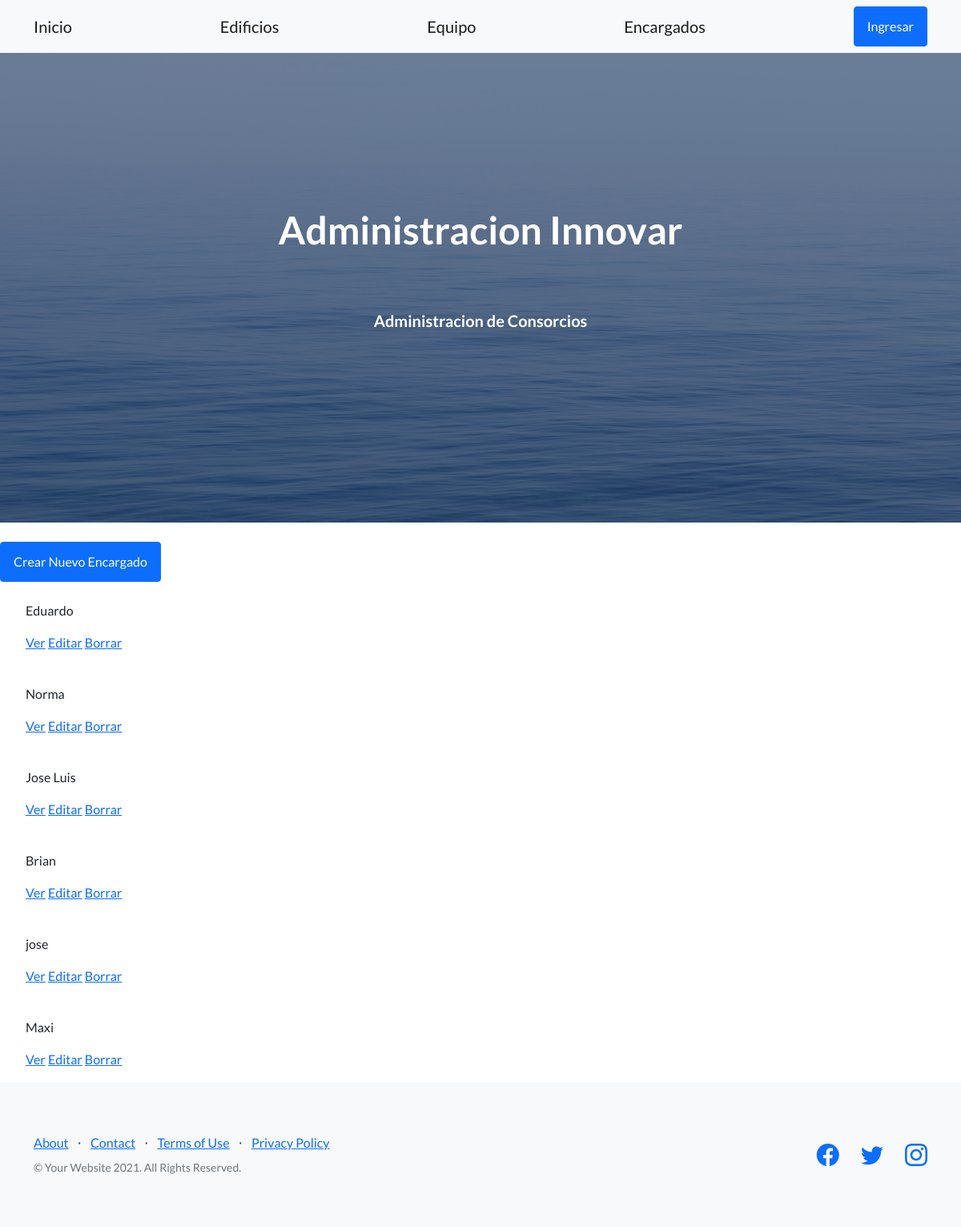
Before: /AppCoder/encargado/list/ with the older database file.
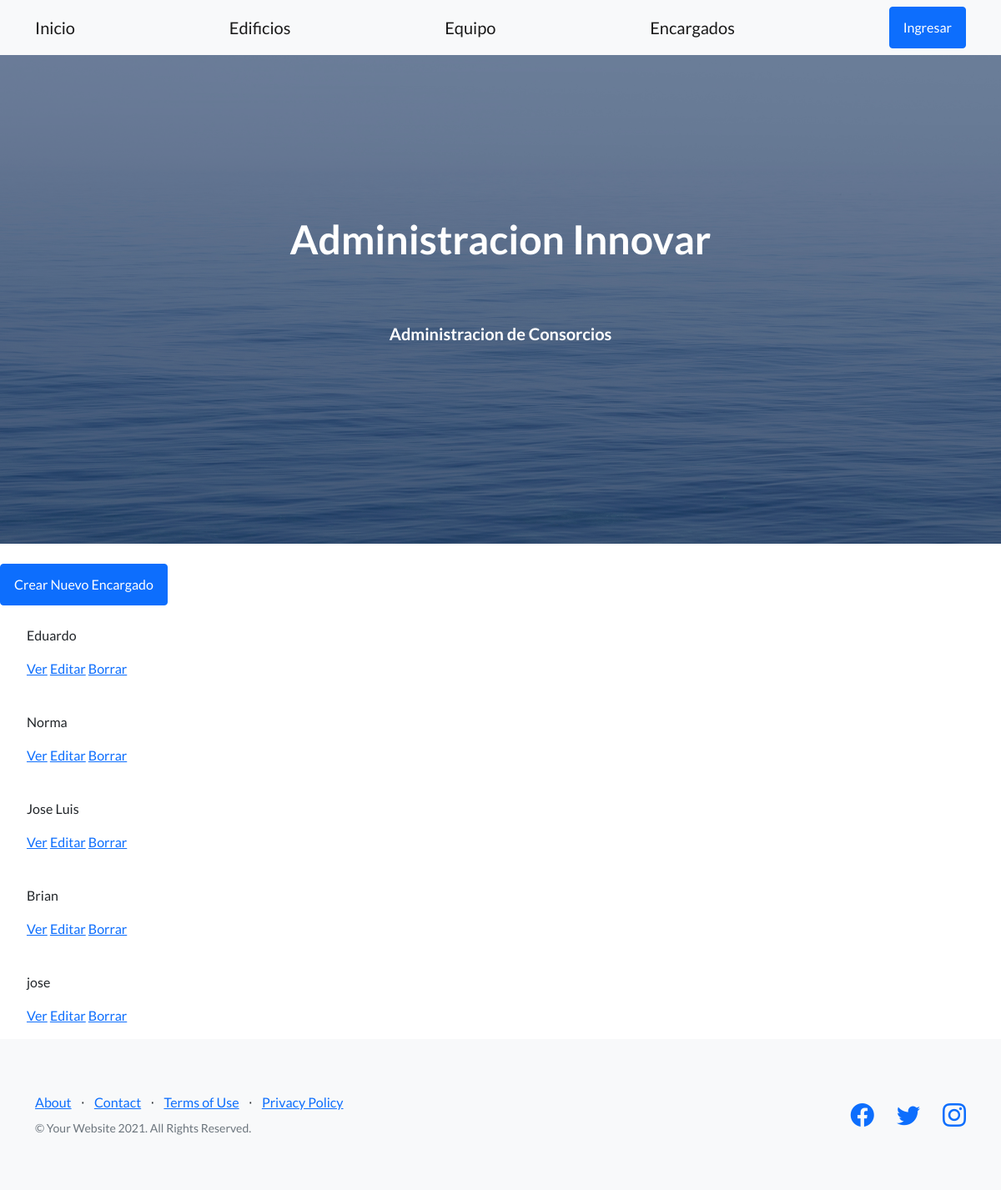
After: the same page with the newer database file.
### AppCoder/models.py (models this page shows)
class Encargado(models.Model):
    nombre_enc = models.CharField(max_length=40)
    edad = models.IntegerField()
    num_contacto = models.IntegerField()
    mail_contacto = models.CharField(max_length=50)

### AppCoder/views.py (the view)
# urls.py: path("encargado/list/", views.EncargadoList.as_view(), name='ListEnc'),
class EncargadoList(ListView):
    model = Encargado
    template = 'AppCoder/encargado_list.html'

### AppCoder/templates/AppCoder/encargado_list.html
{% extends "AppCoder/padre.html" %}
{% load static %}
{% block contenidoQueCambia %}
        <br>
      <a class="btn btn-primary" href="{% url 'NewEnc' %}">Crear Nuevo Encargado</a>
        <ul>
            {% for encargado in object_list %}
                <br>
                <p>{{encargado.nombre_enc}}</p>
                <p>
                    <a href="{% url 'DetailEnc' encargado.id %}">Ver</a>
                    <a href="{% url 'EditEnc' encargado.id %}">Editar</a>
                    <a href="{% url 'DeleteEnc' encargado.id %}">Borrar</a>
                </p>
            {% endfor %}
        </ul>
{% endblock %}

Changed rows visible on the page:
removed Encargado: nombre_enc "Maxi"
